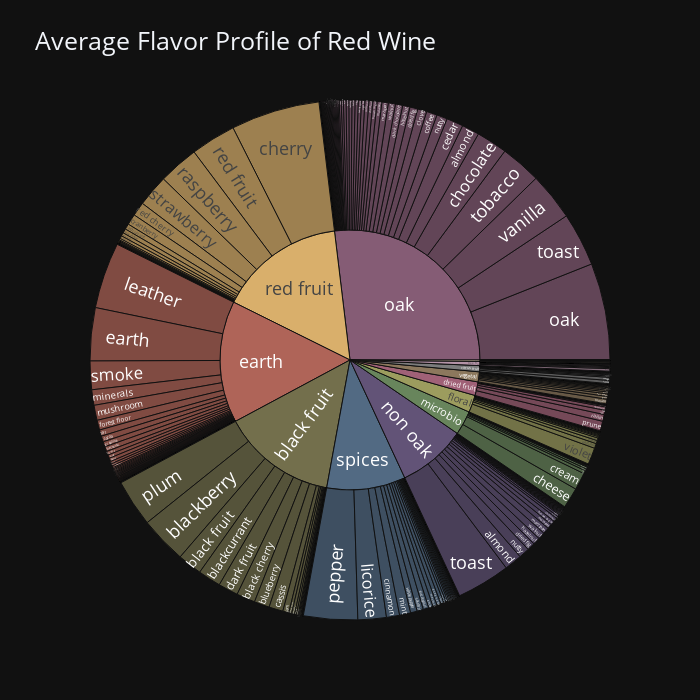

The notebook cell saved with this chart:
### Code cell
fig = px.sunburst(chart, path=['parent', 'group'], values='weight', color_discrete_sequence=px.colors.qualitative.Antique,
                branchvalues = 'total', title='Average Flavor Profile of Red Wine')
fig.update_layout(width=700,
    height=700,
    font_size=18)
fig.show()

### Figure 1 — Plotly figure (JSON) as saved in the notebook; plotly's stock layout.template omitted (floating-point values rounded to 4 significant figures; data arrays with more than 128 entries replaced by an {"elided": "..."} marker saying what was removed)
{"data": [{"branchvalues": "total", "domain": {"x": [0, 1], "y": [0, 1]}, "hovertemplate": "labels=%{label}<br>weight=%{value}<br>parent=%{parent}<br>id=%{id}<extra></extra>", "ids": {"elided": "501 str values"}, "labels": {"elided": "501 str values"}, "name": "", "parents": {"elided": "501 str values"}, "type": "sunburst", "values": {"elided": "501 float values"}}], "layout": {"font": {"size": 18}, "height": 700, "legend": {"tracegroupgap": 0}, "sunburstcolorway": ["rgb(133, 92, 117)", "rgb(217, 175, 107)", "rgb(175, 100, 88)", "rgb(115, 111, 76)", "rgb(82, 106, 131)", "rgb(98, 83, 119)", "rgb(104, 133, 92)", "rgb(156, 156, 94)", "rgb(160, 97, 119)", "rgb(140, 120, 93)", "rgb(124, 124, 124)"], "title": {"text": "Average Flavor Profile of Red Wine"}, "width": 700}}
